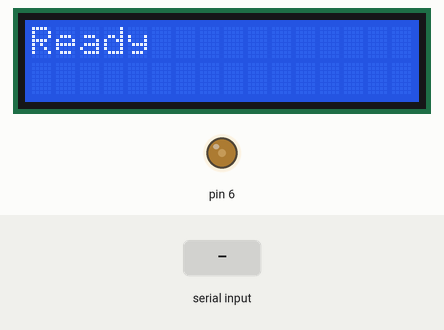
Recording of a sketch running on a simulated Arduino Uno, built with avr-gcc and run on an emulated ATmega328P. Shown: 16×2 character LCD, output pins drawn as LEDs (lit = HIGH). The inputs (shaded band) are chosen by the test bench. What the sketch prints to the serial monitor is not drawn.

Above: at 1.2 s.
1.3 s: byte 90 received over Serial
At 1.7 s:
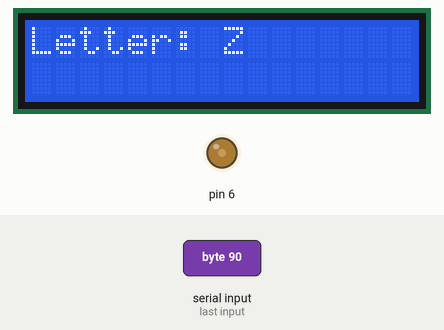
2.8 s: byte 120 received over Serial
At 4.1 s:
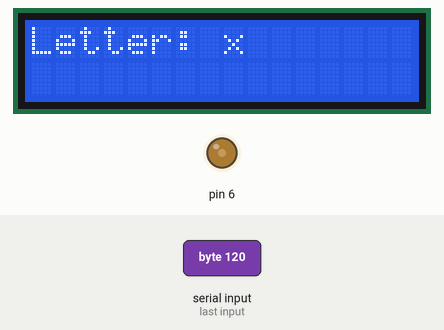
Timing chart, 0 to 5.8 s (numbered marks = the images above; inputs shaded):
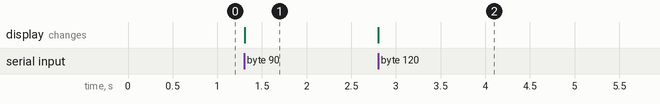

Measured:
- after the input at 1.3 s, the display: changes at once (image 1)
- after the input at 2.8 s, the display: changes at once (image 2)

The sketch:

LCD.ino
```cpp
#include <LiquidCrystal.h> // Include the library for LCD

int Contrast = 75;

const int rs = 12, en = 11, d4 = 5, d5 = 4, d6 = 3, d7 = 2; // Pin configuration for LCD
LiquidCrystal lcd(rs, en, d4, d5, d6, d7);

void setup() {
  Serial.begin(9600); // Start serial communication
  analogWrite(6, Contrast);
  lcd.begin(16, 2); // Initialize the LCD (16 columns and 2 rows)
  lcd.setCursor(0, 0);
  lcd.print("Ready"); // Display initial message
  Serial.println("LCD initialized and ready."); // Debugging message
}

void loop() {
  if (Serial.available() > 0) {
    char letter = Serial.read(); // Read the letter from serial input
    if (isAlpha(letter)) { // Check if the received byte is a letter
      lcd.clear(); // Clear the previous message
      lcd.print("Letter: "); // Display label
      lcd.print(letter); // Display the letter
      Serial.print("Received letter: "); // Debugging message
      Serial.println(letter); // Debugging message
    }
  }
}
```
